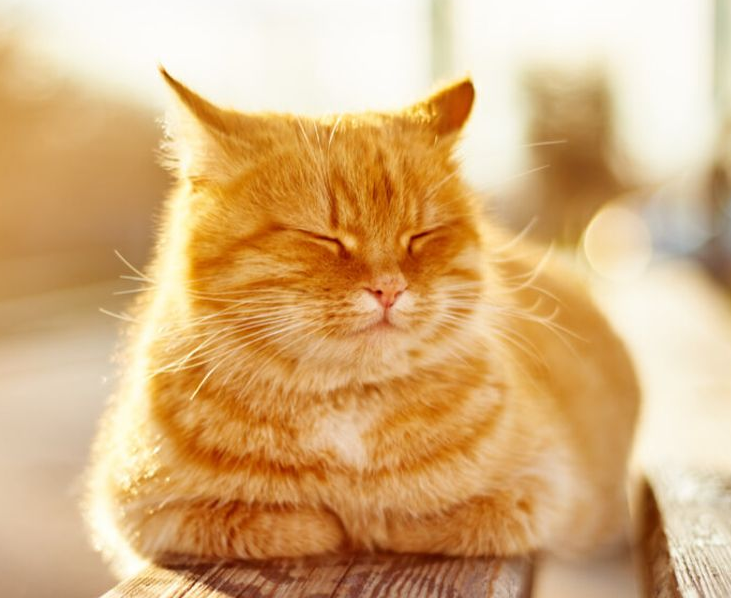
#> input picture leo.png, 731 x 598 px
$ python EscalaGris.py
#> lines starting #> are read from the running program, lines starting #| are printed output that depends on the picture
'''
Versión de consola: python
Cambiar a una escala de grises una imagen
'''
import cv2

image = cv2.imread('leo.png')  # drive:\\path\\file
#> image is the input picture: shape (598, 731, 3); mean B, G, R 124.7, 175.4, 215
cv2.imshow('El Original', image)
cv2.waitKey()

gray_image = cv2.cvtColor(image, cv2.COLOR_BGR2GRAY)
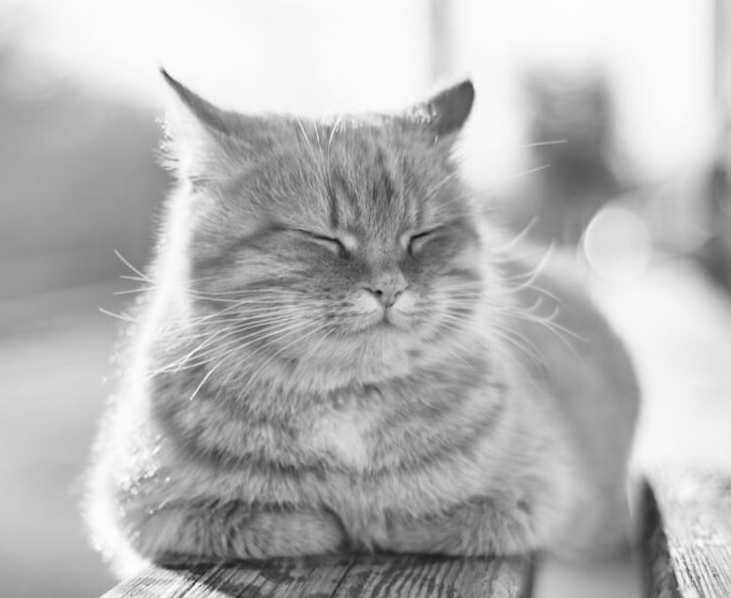
#> gray_image: shape (598, 731); min 27, max 254, mean 181.4

cv2.imshow('En escala grises', gray_image)
cv2.waitKey(0)

cv2.destroyAllWindows()
